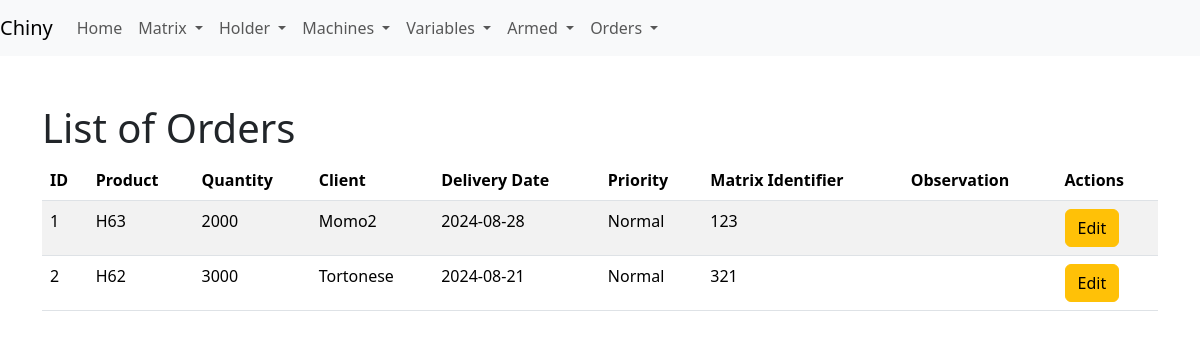
Page /list_orders on the earlier database version.
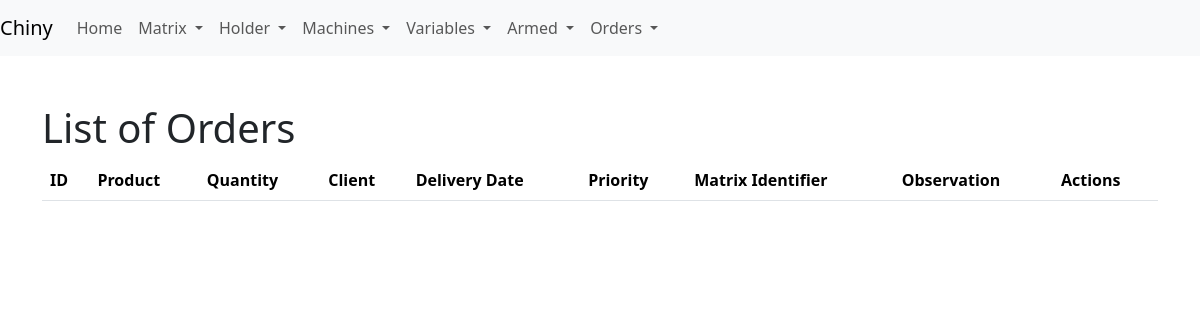
Same page on the later database version.
### app/models.py (models this page shows)
class Order(db.Model):
    __tablename__ = 'orders'
    id = db.Column(db.Integer, primary_key=True)
    product = db.Column(db.String(120), nullable=False)
    quantity = db.Column(db.Integer, nullable=False)
    client = db.Column(db.String(120), nullable=False)
    delivery_date = db.Column(db.Date, nullable=False)
    priority = db.Column(db.String(10), nullable=False, default='Normal')  # Puede ser 'High', 'Normal', o 'Low'
    matrix_identifier = db.Column(db.String(5), db.ForeignKey('matrix.identifier'), nullable=False)
    observation = db.Column(db.String(255), nullable=True)
    matrix = db.relationship('Matrix', backref='orders')

### app/routes.py (the view)
@app.route('/list_orders')
def list_orders():
    orders = Order.query.all()
    return render_template('list_orders.html', orders=orders)

### app/templates/list_orders.html (shortened to what this page needs)
<!DOCTYPE html>
<html lang="en">
<head>
    <link rel="stylesheet" href="{{ url_for('static', filename='css/bootstrap.min.css') }}">
</head>
<body>
    {% include 'navbar.html' %}
    <div class="container mt-5">
        <h1>List of Orders</h1>
        <table class="table table-striped">
            <thead>
                <tr>
                    <th>ID</th>
                    <th>Product</th>
                    <th>Quantity</th>
                    <th>Client</th>
                    <th>Delivery Date</th>
                    <th>Priority</th>
                    <th>Matrix Identifier</th>
                    <th>Observation</th>
                    <th>Actions</th>
                </tr>
            </thead>
            <tbody>
                {% for order in orders %}
                <tr>
                    <td>{{ order.id }}</td>
                    <td>{{ order.product }}</td>
                    <td>{{ order.quantity }}</td>
                    <td>{{ order.client }}</td>
                    <td>{{ order.delivery_date }}</td>
                    <td>{{ order.priority }}</td>
                    <td>{{ order.matrix_identifier }}</td>
                    <td>{{ order.observation }}</td>
                    <td>
                        <a href="{{ url_for('edit_order', order_id=order.id) }}" class="btn btn-warning">Edit</a>
                    </td>
                </tr>
                {% endfor %}
            </tbody>
        </table>
    </div>
</body>
</html>

### app/templates/navbar.html (shortened to what this page needs)
<nav class="navbar navbar-expand-lg navbar-light bg-light">
    <a class="navbar-brand" href="#">Chiny</a>
    <div class="collapse navbar-collapse" id="navbarNav">
        <ul class="navbar-nav">
            <li class="nav-item">
                <a class="nav-link" href="{{ url_for('index') }}">Home</a>
            </li>
            <li class="nav-item dropdown">
                <a class="nav-link dropdown-toggle" href="#" id="navbarMatrixDropdown" role="button" data-bs-toggle="dropdown" aria-expanded="false">
                    Matrix
                </a>
            </li>
            <li class="nav-item dropdown">
                <a class="nav-link dropdown-toggle" href="#" id="navbarHolderDropdown" role="button" data-bs-toggle="dropdown" aria-expanded="false">
                    Holder
                </a>
            </li>
	    <li class="nav-item dropdown">
		<a class="nav-link dropdown-toggle" href="#" id="navbarMachineDropdown" role="button" data-bs-toggle="dropdown" aria-expanded="false">
        		Machines
   		 </a>
	   </li>
            <li class="nav-item dropdown">
                <a class="nav-link dropdown-toggle" href="#" id="navbarVariablesDropdown" role="button" data-bs-toggle="dropdown" aria-expanded="false">
                    Variables
                </a>
            </li>
	    <li class="nav-item dropdown">
		    <a class="nav-link dropdown-toggle" href="#" id="navbarArmedDropdown" role="button" data-bs-toggle="dropdown" aria-expanded="false">
			    Armed
		    </a>
	    </li>
	    <li class="nav-item dropdown">
		<a class="nav-link dropdown-toggle" href="#" id="navbarOrderDropdown" role="button" data-bs-toggle="dropdown" aria-expanded="false">
        		Orders
   		</a>
	     </li>
        </ul>
    </div>
</nav>

Differences in the rows shown:
removed Order: id "1", product "H63", quantity "2000", client "Momo2", delivery_date "2024-08-28", priority "Normal", matrix_identifier "123"
removed Order: id "2", product "H62", quantity "3000", client "Tortonese", delivery_date "2024-08-21", priority "Normal", matrix_identifier "321"
